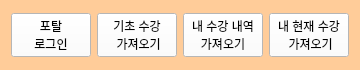
       <widget class="QWidget" name="widget_12" native="true">
        <property name="maximumSize">
         <size>
          <width>16777215</width>
          <height>70</height>
         </size>
        </property>
        <property name="styleSheet">
         <string notr="true">background-color:rgb(255, 204, 153)</string>
        </property>
        <layout class="QHBoxLayout" name="horizontalLayout">
         <item>
          <widget class="QPushButton" name="Button_portal">
           <property name="styleSheet">
            <string notr="true">background-color:rgb(255,255,255)</string>
           </property>
           <property name="text">
            <string>포탈
로그인</string>
           </property>
          </widget>
         </item>
         <item>
          <widget class="QPushButton" name="Button_bring_basic">
           <property name="styleSheet">
            <string notr="true">background-color:rgb(255,255,255)</string>
           </property>
           <property name="text">
            <string>기초 수강
 가져오기</string>
           </property>
          </widget>
         </item>
         <item>
          <widget class="QPushButton" name="Button_my_content">
           <property name="styleSheet">
            <string notr="true">background-color:rgb(255,255,255)</string>
           </property>
           <property name="text">
            <string>내 수강 내역
가져오기</string>
           </property>
          </widget>
         </item>
         <item>
          <widget class="QPushButton" name="Button_current_content">
           <property name="styleSheet">
            <string notr="true">background-color:rgb(255,255,255)</string>
           </property>
           <property name="text">
            <string>내 현재 수강
 가져오기</string>
           </property>
          </widget>
         </item>
        </layout>
       </widget>
